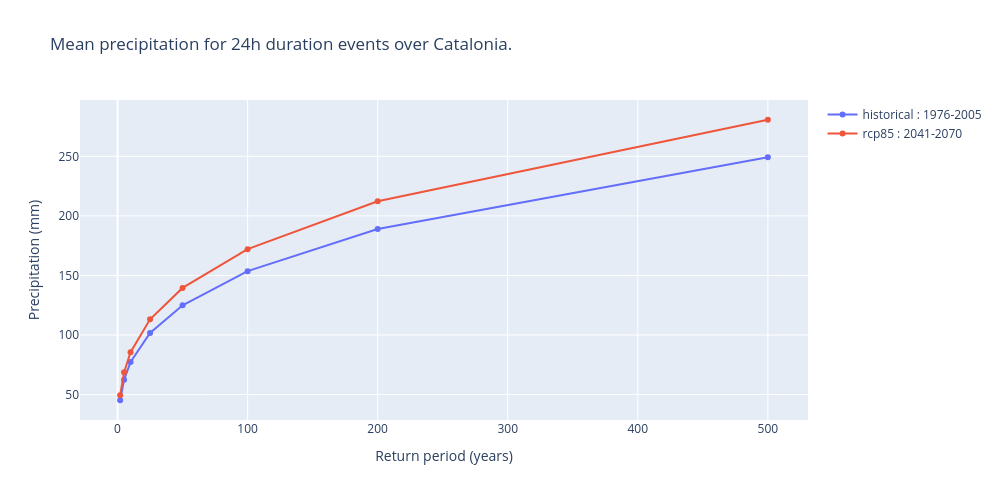

Write notebook code for a chart like this one.
### Markdown cell above
### Precipitation versus frequency curves
To gain information about our region as a whole, we can also plot the mean values for expected precipitation versus return period. This can be done for both the historical and the future time-frames in order to visualise global trends. This figure will be also saved automatically in the plots directory.

### Code cell
# Create a plotly figure
fig = go.Figure(layout = {'width':1000, 'height' :500})

# Loop over the time-frames to compute mean values over the whole region.
for run, years in TIME_FRAMES.items():
    file_i = f'idf_{duration_map}h_{GCM_str}_{RCM_str}_{run}_{years[0]}-{years[1]}.nc'
    ds = xr.open_dataset(os.path.join(results_dir, file_i), decode_cf=True)
    data = ds.idf.sel(duration=duration_map).mean(dim=['rlat', 'rlon'], keep_attrs=True); del ds
    # Convert to dataframe so plotly understands
    df = data.to_dataframe(); del data
    fig.add_trace(go.Scatter(x=df.index, y=df['idf'], name=f'{run} : {years[0]}-{years[1]}'))

fig.update_layout(yaxis=dict(title="Precipitation (mm)"),
                  xaxis = dict(title="Return period (years)"),
                  title = f'Mean precipitation for {duration_map}h duration events over {areaname}.')
fig.show()

file_mean_plot = f"mean_prec_{GCM_str}_{RCM_str}_{RCP_str}_{duration_map}h_{TIME_FRAMES['historical'][0]}-{TIME_FRAMES['historical'][1]}_{TIME_FRAMES[RCP_str][0]}-{TIME_FRAMES[RCP_str][1]}.png"
fig.write_image(os.path.join(plots_dir,file_mean_plot))

### Figure 1 — Plotly figure (JSON) as saved in the notebook; plotly's stock layout.template omitted (floating-point values rounded to 4 significant figures)
{"data": [{"name": "historical : 1976-2005", "type": "scatter", "x": [2, 5, 10, 25, 50, 100, 200, 500], "y": [45.27, 62.37, 77.32, 101.7, 125.0, 153.6, 189.0, 249.2]}, {"name": "rcp85 : 2041-2070", "type": "scatter", "x": [2, 5, 10, 25, 50, 100, 200, 500], "y": [49.44, 68.67, 85.53, 113.2, 139.6, 172.1, 212.3, 280.7]}], "layout": {"height": 500, "title": {"text": "Mean precipitation for 24h duration events over Catalonia."}, "width": 1000, "xaxis": {"autorange": true, "range": [-28.93, 530.9], "title": {"text": "Return period (years)"}, "type": "linear"}, "yaxis": {"autorange": true, "range": [28.69, 297.3], "title": {"text": "Precipitation (mm)"}, "type": "linear"}}}
